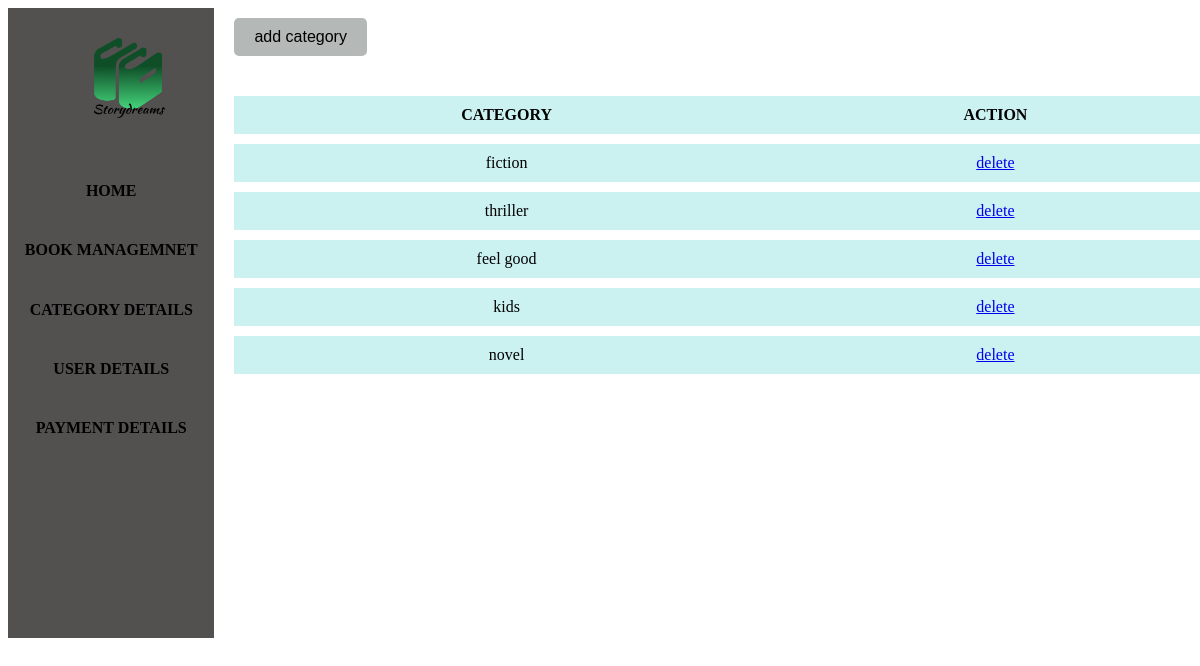
/categorydetail, run on the app's committed database.
### myapp/models.py (models this page shows, shortened)
class category(models.Model):
    category_name=models.CharField(max_length=100)

### myapp/views.py (the view)
# urls.py: path('categorydetail',views.categorydeatails,name='categorydetail'),
def categorydeatails(request):
     data=category.objects.all()
     return render(request,"category_details.html",{'datas':data})

### templates/category_details.html (shortened to what this page needs)
<!DOCTYPE html>
<html lang="en">
<head>
    {% load static %}
</head>
<body>
    <div class="container">
        <div class="main">
            <img src="{% static 'image1/storydreamicon.png' %}" alt="storydreamicon">
            <a href="{% url 'adminhome' %}"><h4 style="margin-top: 50px;">HOME</h4></a>
            <a href="{% url 'bookdetails' %}"><h4>BOOK MANAGEMNET</h4></a>
            <a href="{% url 'categorydetail' %}"><h4>CATEGORY DETAILS</h4></a>
            <a href="{% url 'userdetail' %}"><h4>USER DETAILS</h4></a>
            <a href="{% url 'booking_list' %}"><h4>PAYMENT DETAILS</h4></a>
        </div>
    <div class="sub">
    <button type="submit"><a href="{% url 'categoryadd' %}">add category</a></button>
    <table border="2">
        <tr>
            <th>CATEGORY</th>
            <th>ACTION</th>
        </tr>
        {% for i in datas %}
        <tr>
            <td>{{i.category_name}}</td>
            <td><a href="{% url 'categorydlt' id=i.id %}">delete</a></td>
        </tr>
        {% endfor %}
    </table>
    </div>
    </div>
</body>
</html>

### templates/category_details.html (style rules this page uses)
.main { height: 630px; width: 250px; background-color: rgb(83, 80, 80); }
.main img { height: 80px; width: 80px; margin-left: 80px; margin-top: 30px; }
.main h4 { text-align: center; margin-top: 20px; padding: 10px; transition: all 0.3s ease; }
.main a { text-decoration: none; color: inherit; }
.container { display: flex; }
button { background-color: rgb(180, 184, 182); border: none; padding: 10px 20px; color: black; cursor: pointer; border-radius: 5px; font-size: 16px; margin: 10px; transition: background-color 0.3s; margin-left: 20px }
button a { color: inherit; text-decoration: none; }
table { border-collapse: separate; border-spacing: 0 10px; width: 100%; text-align: center; border: none; margin-left: 20px; margin-top: 20px; }
th, td { background-color: #ccf1f1; border: none; padding: 10px 20px; }
tr { border-bottom: 1px solid white; }
.sub { width: 100%; }

### data on the page
category: category_name "fiction"
category: category_name "thriller"
category: category_name "feel good"
category: category_name "kids"
category: category_name "novel"
